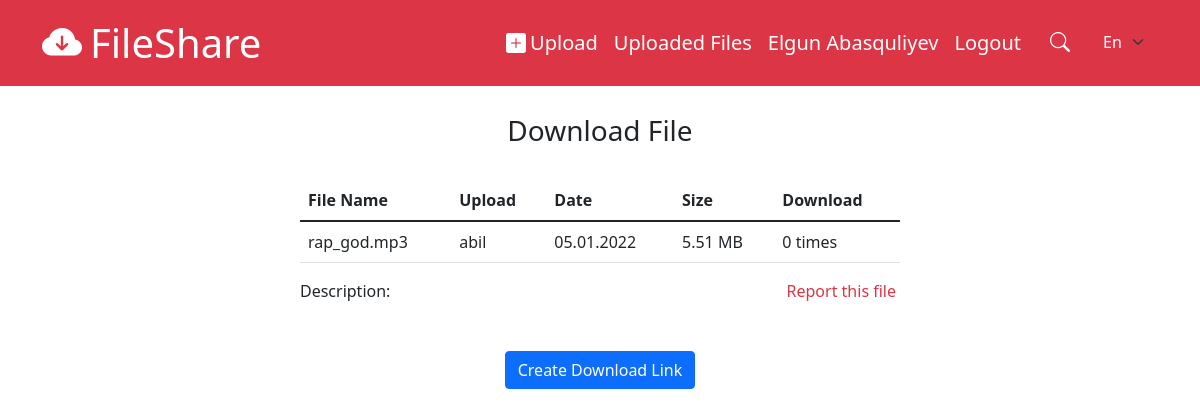
Page /files/info/179 (signed in) on the committed database.
### tables this page shows
CREATE TABLE `fileinfo` (
  `id` int(11) NOT NULL,
  `file_id` int(11) NOT NULL,
  `storage_id` int(11) DEFAULT NULL,
  `download_count` int(11) NOT NULL DEFAULT 0,
  `status` int(11) NOT NULL DEFAULT 0,
  `old_status` int(11) DEFAULT NULL,
  `password` varchar(255) DEFAULT NULL,
  `description` varchar(255) DEFAULT NULL
);

CREATE TABLE `file` (
  `id` int(11) NOT NULL,
  `name` varchar(255) NOT NULL,
  `path` varchar(255) NOT NULL,
  `size` varchar(255) NOT NULL,
  `created_at` datetime NOT NULL DEFAULT current_timestamp(),
  `type` varchar(255) NOT NULL
);

CREATE TABLE `user` (
  `id` int(11) NOT NULL,
  `name` varchar(255) NOT NULL,
  `username` varchar(255) NOT NULL,
  `email` varchar(255) NOT NULL,
  `password` varchar(255) NOT NULL,
  `birthdate` datetime DEFAULT NULL,
  `gender` int(11) DEFAULT NULL,
  `created_at` datetime NOT NULL DEFAULT current_timestamp(),
  `status` int(11) NOT NULL
);

### app/libraries/Core.php (called while the page is built, shortened)
<?php
    class Core{
        protected $currentMethod = 'index';
        protected $params = [];
        public function __construct()
        {
            $url = $this->getUrl();
            if(isset($url[0]) && file_exists('../app/controllers/' . $url[0] . '.php')){
                unset($url[0]);
            }
            $this->currentController = new $this->currentController;
            if(isset($url[1])){
                if(method_exists($this->currentController, $url[1])){
                    $this->currentMethod = $url[1];
                    unset($url[1]);
                }
                $this->params = $url ? array_values($url) : [];
            }
            call_user_func_array([ $this->currentController, $this->currentMethod ], $this->params);
        }
        public function getUrl(){
            if(isset($_GET['url'])){
                $url = rtrim($_GET['url'], '/');
                $url = filter_var($url, FILTER_SANITIZE_URL);
                $url = explode('/', $url);
                return $url;
            }
        }
    }

### public/index.php (called while the page is built, shortened)
<?php
    new Core();

### app/libraries/Database.php (called while the page is built, shortened)
<?php
    class Database{
        private $dbh;
        private $stmt;
        public function __construct($host, $user, $pass, $dbname){
            $dsn = 'mysql:host=' . $host . ';dbname=' . $dbname;
            $options = [
                PDO::ATTR_PERSISTENT => true,
                PDO::ATTR_ERRMODE => PDO::ERRMODE_EXCEPTION,
                PDO::ATTR_DEFAULT_FETCH_MODE => PDO::FETCH_OBJ,
            ];
            try{
                $this->dbh = new PDO($dsn, $user, $pass, $options);
            }catch(PDOException $e){
                $this->error = $e->getMessage();
                echo $this->error;
            }
        }
        public function query($sql){
            $this->stmt = $this->dbh->prepare($sql);
        }
        public function bind($param, $value, $type = null){
            if(is_null($type)){
                switch(true){
                    default:
                        $type = PDO::PARAM_STR;
                }
            }
            $this->stmt->bindValue($param, $value, $type);
        }
        public function execute(){
            return $this->stmt->execute();
        }
        public function single(){
            $this->execute();
            return $this->stmt->fetch();
        }
    }

### app/models/FileInfo.php (called while the page is built, shortened)
<?php
    class FileInfo extends Model{
        public function getFileInfoById($id){
            $sql = "SELECT *,`fileinfo`.`id` AS `fileinfo_id`,
                             `file`.`created_at` AS `file_created_at`,
                             `file`.`id` AS `file_id`,
                              `file`.`name` AS `file_name`,
                              `fileinfo`.`password` AS `fileinfo_password`,
                              `fileinfo`.`status` AS `fileinfo_status`
                                            FROM `fileinfo` INNER JOIN `file`
                                                    ON `file`.`id` = `fileinfo`.`file_id`
                                            WHERE `fileinfo`.`id` = :id";
            $this->db->query($sql);
            $this->db->bind(':id', $id);
            $this->db->execute();
            $rec = $this->db->single();
            if($rec){
                if(!is_null($rec->storage_id)){
                    $sql = 'SELECT *,`fileinfo`.`id` AS `fileinfo_id`,
                                     `file`.`created_at` AS `file_created_at`,
                                     `file`.`name` AS `file_name`,
                                  `fileinfo`.`password` AS `fileinfo_password`,
                                    `fileinfo`.`status` AS `fileinfo_status`
                                                        FROM `fileinfo` INNER JOIN `file`
                                                        ON `file`.`id` = `fileinfo`.`file_id`
                                                     INNER JOIN `userstorage`
                                                        ON `userstorage`.`id` = `fileinfo`.`storage_id`
                                                     INNER JOIN `user`
                                                        ON `user`.`id` = `userstorage`.`user_id`
                                                        WHERE `fileinfo`.`id` = :id';
                    $this->db->query($sql);
                    $this->db->bind(':id', $id);
                    $this->db->execute();
                    $rec = $this->db->single();
                    return $rec ? $rec : false;
                }
                return $rec;
            }
            return false;
        }
    }

### app/libraries/Model.php (called while the page is built, shortened)
<?php
    class Model{
        public function __construct()
        {
            $this->db = new Database(DB_HOST, DB_USER, DB_PASS, DB_NAME);
        }
    }

### app/helpers/sizing_helper.php (called while the page is built)
<?php
    function formatBytes($bytes, $precision = 2) {
        $units = array('B', 'KB', 'MB', 'GB', 'TB');
        $bytes = max($bytes, 0);
        $pow = floor(($bytes ? log($bytes) : 0) / log(1024));
        $pow = min($pow, count($units) - 1);
        $bytes /= pow(1024, $pow);
        return round($bytes, $precision) . ' ' . $units[$pow];
    }

### app/views/files/info.php (the view, shortened to what this page needs)
<?php require_once APPROOT . '/views/partials/header.php'?>
    <div class="d-flex flex-column justify-content-center align-items-center">
        <h1 class="fs-3 my-4">Download File</h1>
        <div class="w-50 d-flex flex-column">
            <table class="table table-hover mt-2">
                <thead>
                    <tr>
                        <th>File Name</th>
                        <th>Upload</th>
                        <th>Date</th>
                        <th>Size</th>
                        <th>Download</th>
                    </tr>
                </thead>
                <tbody>
                    <tr>
                        <td><?= $data['file']->file_name ?></td>
                        <td><?= property_exists($data['file'], 'username') ? $data['file']->username : 'Guest' ?></td>
                        <td><?= (new DateTime($data['file']->file_created_at))->format('d.m.Y') ?></td>
                        <td><?= formatBytes($data['file']->size) ?></td>
                        <td><?= $data['file']->download_count ?> times</td>
                    </tr>
                </tbody>
            </table>
            <div class="d-grid">
                <div class="row">
                    <div class="col-6">
                        <p class="lead fs-6 d-inline">Description: </p><span><?= $data['file']->description ?></span>
                    </div>
                    <div class="col-6">
                        <a href="javascript:void(0);" class="text-danger float-end me-1" onclick="myModal.show()">Report this file</a>
                    </div>
                </div>
                <div class="row mt-5">
                    <div  class="col text-center">
                        <button id="download-btn" class="btn btn-primary">Create Download Link</button>
                    </div>
                </div>
            </div>
        </div>
    </div>
<?php require_once APPROOT . '/views/partials/footer.php'?>

### public/css/style.css (style rules this page uses)
a { text-decoration: none; }
body, p { margin: 0; }
body::before { display: block; height: 90px; content: ""; }

### rows in the picture
fileinfo: file.name "rap_god.mp3", user.username "abil", file.created_at "05.01.2022", file.size "5.51 MB", download_count "0"

### other values in the picture
SITENAME "FileShare"
$_SESSION['user_name'] "Elgun Abasquliyev"
